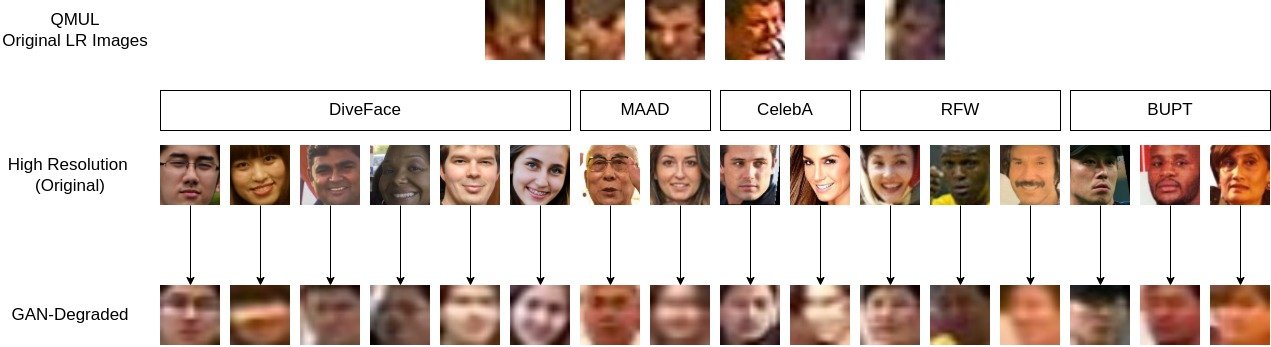
#> input picture images/degradation.jpg, 1271 x 347 px
$ python -i train_dataset.py   (imports and definitions only)
#> lines starting #> are read from the running program, lines starting #| are printed output that depends on the picture
#> further down, picture is the input picture: shape (347, 1271, 3); mean B, G, R 195.8, 202.1, 215.6
"""
@author: Hang Du, Jun Wang
@date: 20201101
@contact: jun21wangustc@gmail.com
"""

import os
import random
import cv2
import torch
import numpy as np
from torch.utils.data import Dataset

def transform(image):
    """ Transform a image by cv2.
    """
    img_size = image.shape[0]
#> img_size = 347
    # random crop
    if random.random() > 0.5:
        crop_size = 9
        x1_offset = np.random.randint(0, crop_size, size=1)[0]
        y1_offset = np.random.randint(0, crop_size, size=1)[0]
        x2_offset = np.random.randint(img_size-crop_size, img_size, size=1)[0]
#> x2_offset = 341
        y2_offset = np.random.randint(img_size-crop_size, img_size, size=1)[0]
#> y2_offset = 341
        image = image[x1_offset:x2_offset,y1_offset:y2_offset]
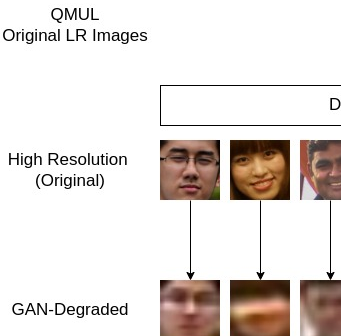
#> image: shape (336, 341, 3); mean of channels 0, 1, 2 218.9, 222.3, 228.9; drawn as B, G, R
        image = cv2.resize(image,(img_size,img_size))
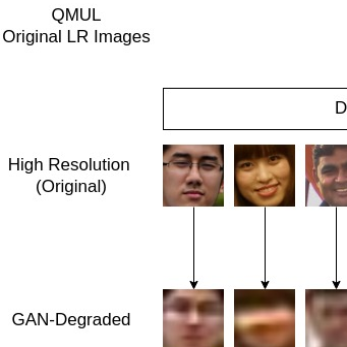
#> image: shape (347, 347, 3); mean of channels 0, 1, 2 218.9, 222.3, 228.9; drawn as B, G, R
    # horizontal flipping
    if random.random() > 0.5:
        image = cv2.flip(image, 1)
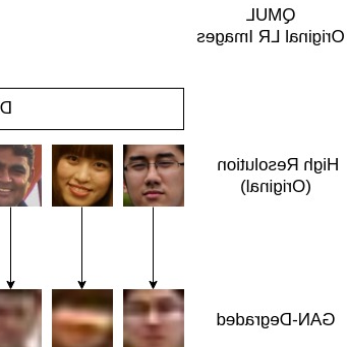
#> image: shape (347, 347, 3); mean of channels 0, 1, 2 218.9, 222.3, 228.9; drawn as B, G, R
    # grayscale conversion
    if random.random() > 0.8:
        image= cv2.cvtColor(image,cv2.COLOR_BGR2GRAY)
    # rotation
    if random.random() > 0.5:
        theta = (random.randint(-10,10)) * np.pi / 180
        M_rotate = np.array([[np.cos(theta), -np.sin(theta), 0],[np.sin(theta), np.cos(theta), 0]], dtype=np.float32)
        image = cv2.warpAffine(image, M_rotate, (img_size, img_size))
    # normalizing
    if image.ndim == 2:
        image = (image - 127.5) * 0.0078125
        new_image = np.zeros([3,img_size,img_size], np.float32)
        new_image[0,:,:] = image
        image = torch.from_numpy(new_image.astype(np.float32))
    else:
        image = (image.transpose((2, 0, 1)) - 127.5) * 0.0078125
#> (the run stopped early here; a loop or call above may not have finished)
